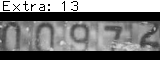
#> input picture evaluation/fcsrn_cyclegan/no_additional_data/errors/errors_extra/extra_13_1.png, 160 x 60 px
$ python -i distortions.py   (imports and definitions only)
#> lines starting #> are read from the running program, lines starting #| are printed output that depends on the picture; after the words box and inside, x2 and y2 are one past the last pixel; in counts of white or black regions, pixels touching at a corner belong together
#> further down, picture is the input picture: shape (60, 160, 3); min 0, max 255, mean 116.5
import cv2
import numpy as np


def brighten_blur(image, br_val, br_tresh, bl_size, bl_n, bl_kernel):
    brighten_digits(image, br_val, br_tresh)
    blur_squares(image, bl_size, bl_n, bl_kernel)

# [123 lines left out: functions blur_squares, rotate, saltPepperNoise, spNoise_region, _random_region, blur_region and 1 more, not called in this run]

####
# brighten digits (dark pixels).
# value: value to add to dark pixels
# treshold: biggest value to consider a digitpixel
####
def brighten_digits(image, value=40, treshold = 70):
#> called with value = 40, treshold = 70
    width = image.shape[1]
#> width = 160
    height = image.shape[0]
#> height = 60

    _, darkMap = cv2.threshold(cv2.bitwise_not(image), 255-treshold, 1, cv2.THRESH_BINARY_INV)
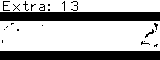
#> darkMap: shape (60, 160, 3); values 0 (black) and 1 (white), 67.9% white; 23 black regions (17 under 20 px), largest, box (x1, y1, x2, y2) and area: (0, 12, 160, 21) 1440, (0, 51, 160, 60) 1440, (3, 1, 10, 11) 26, (145, 29, 154, 38) 24, (71, 1, 78, 11) 22, (39, 4, 45, 11) 20
    darkMap = cv2.bitwise_not(darkMap) + 2
    #image[:,:] = darkMap[:,:]
    image[:,:] = cv2.addWeighted(image, 1, darkMap, value, 0)[:,:]
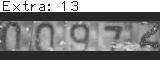
#> image: shape (60, 160, 3); min 40, max 255, mean 129.4
    """

    result = cv2.bitwise_not(image)

    result = result * 0.5
    result = result.astype("int8")

    result = cv2.bitwise_not(result)

    image[:,:] = result[:,:]


    " ""for colNumber in range(width):
        brightness_change = np.random.randint(-100,100)
        col = image[:,colNumber]
        col = np.array(col).astype("int16") + brightness_change
        col = np.clip(col, 0, 255).astype("int8")
        image[:,colNumber] = col
    """
    # [5 lines of commented-out code are left out]


>>> import cv2
>>> picture = cv2.imread('../evaluation/fcsrn_cyclegan/no_additional_data/errors/errors_extra/extra_13_1.png')
>>> result = brighten_digits(picture)

$ run again, on evaluation/fcsrn_cyclegan/no_additional_data/errors/errors_extra/extra_6_0.png
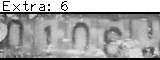
#> input picture evaluation/fcsrn_cyclegan/no_additional_data/errors/errors_extra/extra_6_0.png, 160 x 60 px
#> picture is the input picture: shape (60, 160, 3); min 0, max 255, mean 163.3
#> in brighten_digits, `_, darkMap = cv2.threshold(cv2.bitwise_not(image), 255-treshold, 1, cv..`:
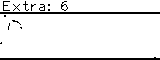
#> darkMap: shape (60, 160, 3); values 0 (black) and 1 (white), 91.8% white; 15 black regions (10 under 20 px), largest, box (x1, y1, x2, y2) and area: (0, 57, 160, 60) 322, (0, 12, 160, 14) 320, (3, 1, 10, 11) 26, (61, 1, 68, 11) 25, (39, 4, 45, 11) 20
#> in brighten_digits, `image[:,:] = cv2.addWeighted(image, 1, darkMap, value, 0)[:,:]`:
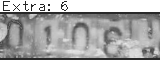
#> image: shape (60, 160, 3); 8.24% of pixels changed, all inside (x1, y1, x2, y2) = (0, 1, 160, 60)
